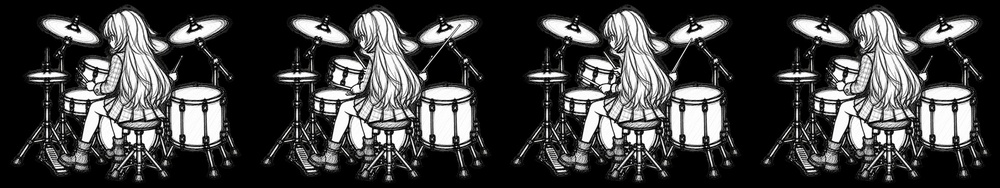
#> input picture character-assets/edit-workspaces/motion-repair-20260920/front-m004-v3/rc_sn_v4_transition.jpg, 1000 x 188 px, shrunk from 1920 x 360 before the run
$ python estimate_silhouette.py --image ../../character-assets/edit-workspaces/motion-repair-20260920/front-m004-v3/rc_sn_v4_transition.jpg --output out.png
#> lines starting #> are read from the running program, lines starting #| are printed output that depends on the picture; after the words box and inside, x2 and y2 are one past the last pixel; in counts of white or black regions, pixels touching at a corner belong together
#!/usr/bin/env python3
import argparse,json
from pathlib import Path
import cv2,numpy as np

def main():
    ap=argparse.ArgumentParser()
    ap.add_argument('--image',required=True); ap.add_argument('--output',required=True)
    ap.add_argument('--debug')
    a=ap.parse_args()
    img=cv2.imread(a.image); h,w=img.shape[:2]
#> in main, img is the input picture: shape (188, 1000, 3); mean B, G, R 66.1, 66.1, 66.1
#> after `h, w = img.shape[:2]`: h = 188; w = 1000
    mask=np.zeros((h,w),np.uint8); bg=np.zeros((1,65),np.float64); fg=np.zeros((1,65),np.float64)
    rect=(max(1,int(w*.08)),max(1,int(h*.025)),max(2,int(w*.84)),max(2,int(h*.95)))
#> rect = (80, 4, 840, 178)
    cv2.grabCut(img,mask,rect,bg,fg,5,cv2.GC_INIT_WITH_RECT)
    fgmask=np.where((mask==cv2.GC_FGD)|(mask==cv2.GC_PR_FGD),1,0).astype(np.uint8)
    num,lab,stats,_=cv2.connectedComponentsWithStats(fgmask,8)
#> num = 11
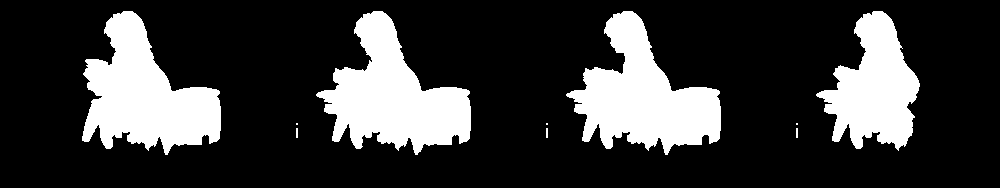
#> fgmask: shape (188, 1000); values 0 (black) and 1 (white), 22.2% white; 10 white regions (3 under 20 px), largest, box (x1, y1, x2, y2) and area: (316, 11, 471, 155) 11274, (566, 11, 721, 155) 11161, (82, 11, 221, 155) 11089
    if num<=1: raise SystemExit('silhouette extraction failed')
    idx=1+np.argmax(stats[1:,cv2.CC_STAT_AREA]); comp=(lab==idx).astype(np.uint8)
#> after `idx = 1 + np.argmax(stats[1:, cv2.CC_STAT_AREA])`: idx = 2
    x,y,bw,bh,area=stats[idx].tolist()
#> x = 316; y = 11; bw = 155; bh = 144; area = 11274
    data={'schemaVersion':1,'provider':'opencv-grabcut','image':a.image,'imageSize':[w,h],
      'bboxRaw':[x,y,x+bw,y+bh],'bboxNormalized':[x/w,y/h,(x+bw)/w,(y+bh)/h],'areaPixels':area,'status':'PROVISIONAL_NEEDS_VISUAL_REVIEW'}
    Path(a.output).write_text(json.dumps(data,indent=2)+'\n')
    if a.debug:
        overlay=img.copy(); overlay[comp==0]=(overlay[comp==0]*0.25).astype(np.uint8); cv2.rectangle(overlay,(x,y),(x+bw,y+bh),(0,255,0),2); cv2.imwrite(a.debug,overlay)
    print(json.dumps(data))
#> (printed output is left out)
if __name__=='__main__':main()

$ run again, on character-assets/edit-workspaces/motion-repair-20260920/front-m004-v3/rc_sn_hit_candidate_v5.png
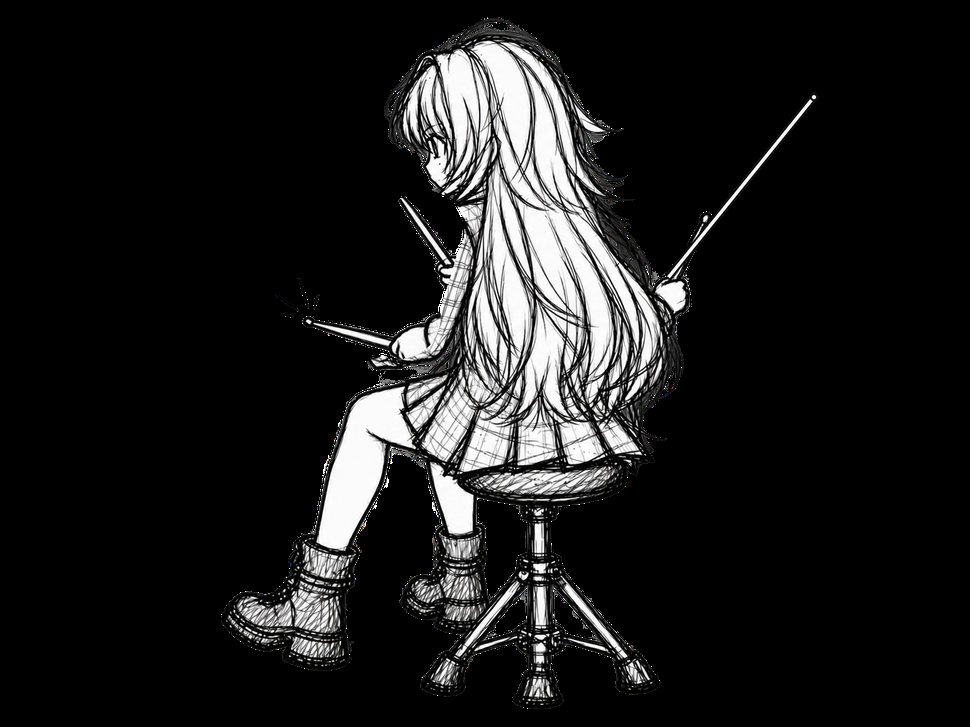
#> input picture character-assets/edit-workspaces/motion-repair-20260920/front-m004-v3/rc_sn_hit_candidate_v5.png, 970 x 727 px, shrunk from 1448 x 1086 before the run
#> in main, img is the input picture: shape (727, 970, 3); mean B, G, R 28.4, 28.4, 28.4
#> in main, `num,lab,stats,_=cv2.connectedComponentsWithStats(fgmask,8)`:
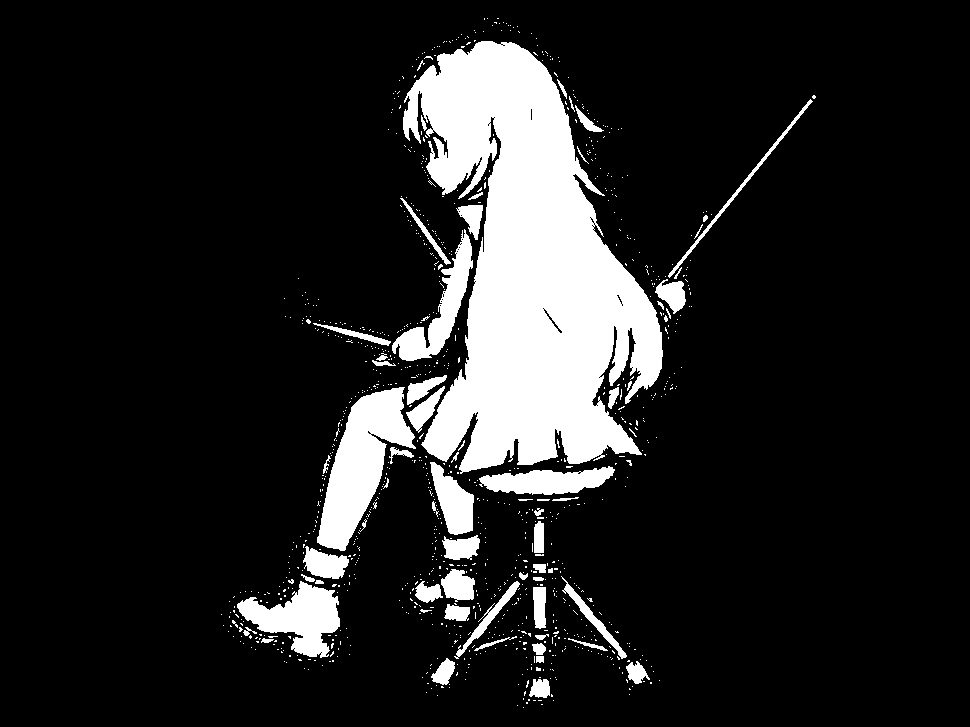
#> fgmask: shape (727, 970); values 0 (black) and 1 (white), 13.6% white; 1029 white regions (963 under 20 px), largest, box (x1, y1, x2, y2) and area: (403, 41, 663, 474) 62664, (317, 387, 416, 551) 7531, (237, 581, 340, 658) 4021
#> (printed output is left out)
